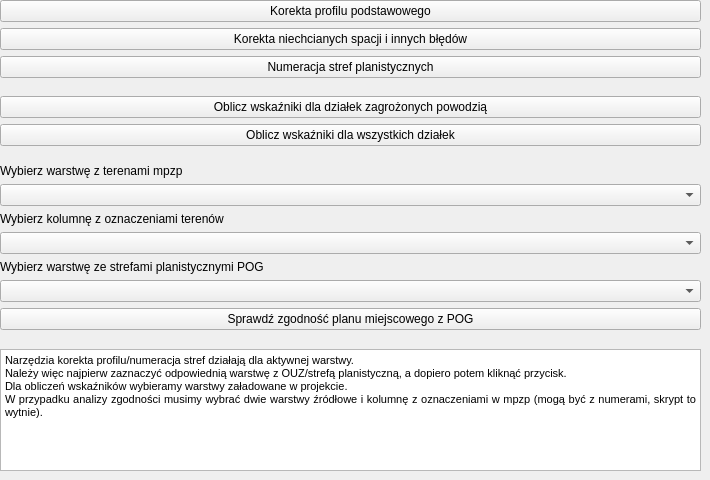
        <widget class="QWidget" name="tab_11">
         <attribute name="title">
          <string>Narzędzia do POG</string>
         </attribute>
         <widget class="QWidget" name="verticalLayoutWidget_10">
          <property name="geometry">
           <rect>
            <x>0</x>
            <y>0</y>
            <width>701</width>
            <height>471</height>
           </rect>
          </property>
          <layout class="QVBoxLayout" name="verticalLayout_12">
           <item>
            <widget class="QPushButton" name="pb_pog_profil">
             <property name="text">
              <string>Korekta profilu podstawowego</string>
             </property>
            </widget>
           </item>
           <item>
            <widget class="QPushButton" name="pb_pog_spacje">
             <property name="text">
              <string>Korekta niechcianych spacji i innych błędów</string>
             </property>
            </widget>
           </item>
           <item>
            <widget class="QPushButton" name="pb_pog_numeracja">
             <property name="text">
              <string>Numeracja stref planistycznych</string>
             </property>
            </widget>
           </item>
           <item>
            <spacer name="verticalSpacer_19">
             <property name="orientation">
              <enum>Qt::Vertical</enum>
             </property>
             <property name="sizeHint" stdset="0">
              <size>
               <width>20</width>
               <height>40</height>
              </size>
             </property>
            </spacer>
           </item>
           <item>
            <widget class="QPushButton" name="pb_anal_pog_flood_buildings">
             <property name="text">
              <string>Oblicz wskaźniki dla działek zagrożonych powodzią</string>
             </property>
            </widget>
           </item>
           <item>
            <widget class="QPushButton" name="pb_anal_pog_all_buildings">
             <property name="text">
              <string>Oblicz wskaźniki dla wszystkich działek</string>
             </property>
            </widget>
           </item>
           <item>
            <spacer name="verticalSpacer_8">
             <property name="orientation">
              <enum>Qt::Vertical</enum>
             </property>
             <property name="sizeHint" stdset="0">
              <size>
               <width>20</width>
               <height>40</height>
              </size>
             </property>
            </spacer>
           </item>
           <item>
            <widget class="QLabel" name="label_22">
             <property name="text">
              <string>Wybierz warstwę z terenami mpzp</string>
             </property>
            </widget>
           </item>
           <item>
            <widget class="QgsMapLayerComboBox" name="mpzp_layer"/>
           </item>
           <item>
            <widget class="QLabel" name="label_24">
             <property name="text">
              <string>Wybierz kolumnę z oznaczeniami terenów</string>
             </property>
            </widget>
           </item>
           <item>
            <widget class="QComboBox" name="cb_mpzp_symbol_col"/>
           </item>
           <item>
            <widget class="QLabel" name="label_23">
             <property name="text">
              <string>Wybierz warstwę ze strefami planistycznymi POG</string>
             </property>
            </widget>
           </item>
           <item>
            <widget class="QgsMapLayerComboBox" name="pog_layer"/>
           </item>
           <item>
            <widget class="QPushButton" name="pb_pog_zgodnosc">
             <property name="text">
              <string>Sprawdź zgodność planu miejscowego z POG</string>
             </property>
            </widget>
           </item>
           <item>
            <spacer name="verticalSpacer_21">
             <property name="orientation">
              <enum>Qt::Vertical</enum>
             </property>
             <property name="sizeHint" stdset="0">
              <size>
               <width>20</width>
               <height>40</height>
              </size>
             </property>
            </spacer>
           </item>
           <item>
            <widget class="QTextBrowser" name="textBrowser_5">
             <property name="maximumSize">
              <size>
               <width>16777215</width>
               <height>150</height>
              </size>
             </property>
             <property name="html">
              <string>&lt;!DOCTYPE HTML PUBLIC &quot;-//W3C//DTD HTML 4.0//EN&quot; &quot;http://www.w3.org/TR/REC-html40/strict.dtd&quot;&gt;
&lt;html&gt;&lt;head&gt;&lt;meta name=&quot;qrichtext&quot; content=&quot;1&quot; /&gt;&lt;style type=&quot;text/css&quot;&gt;
p, li { white-space: pre-wrap; }
&lt;/style&gt;&lt;/head&gt;&lt;body style=&quot; font-family:'Open Sans'; font-size:8pt; font-weight:400; font-style:normal;&quot;&gt;
&lt;p align=&quot;justify&quot; style=&quot; margin-top:0px; margin-bottom:0px; margin-left:0px; margin-right:0px; -qt-block-indent:0; text-indent:0px;&quot;&gt;Narzędzia korekta profilu/numeracja stref działają dla aktywnej warstwy.&lt;/p&gt;
&lt;p align=&quot;justify&quot; style=&quot; margin-top:0px; margin-bottom:0px; margin-left:0px; margin-right:0px; -qt-block-indent:0; text-indent:0px;&quot;&gt;Należy więc najpierw zaznaczyć odpowiednią warstwę z OUZ/strefą planistyczną, a dopiero potem kliknąć przycisk.&lt;/p&gt;
&lt;p align=&quot;justify&quot; style=&quot; margin-top:0px; margin-bottom:0px; margin-left:0px; margin-right:0px; -qt-block-indent:0; text-indent:0px;&quot;&gt;Dla obliczeń wskaźników wybieramy warstwy załadowane w projekcie.&lt;/p&gt;
&lt;p align=&quot;justify&quot; style=&quot; margin-top:0px; margin-bottom:0px; margin-left:0px; margin-right:0px; -qt-block-indent:0; text-indent:0px;&quot;&gt;W przypadku analizy zgodności musimy wybrać dwie warstwy źródłowe i kolumnę z oznaczeniami w mpzp (mogą być z numerami, skrypt to wytnie).&lt;/p&gt;&lt;/body&gt;&lt;/html&gt;</string>
             </property>
            </widget>
           </item>
          </layout>
         </widget>
        </widget>
